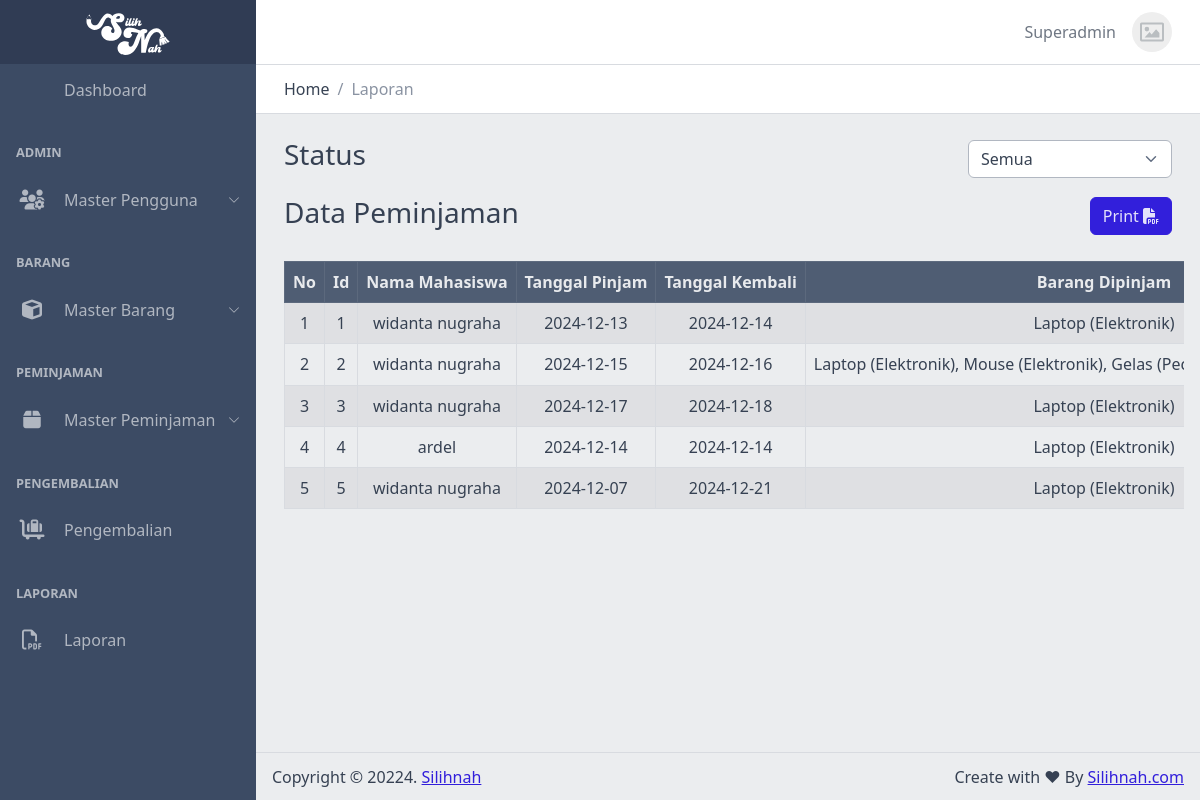
The page /views/admin/laporan.php (signed in) on the database its author committed.
### tables this page shows
CREATE TABLE `peminjaman` (
  `id_peminjaman` int NOT NULL,
  `id_mahasiswa` int NOT NULL,
  `tanggal_pinjam` date NOT NULL,
  `tanggal_kembali` date NOT NULL,
  `id_petugas` int DEFAULT NULL,
  `id_status` int DEFAULT NULL
);

CREATE TABLE `mahasiswa` (
  `id_mahasiswa` int NOT NULL,
  `id_user` int NOT NULL,
  `nim` varchar(10) DEFAULT NULL,
  `nama` varchar(255) DEFAULT NULL,
  `telpon` varchar(13) DEFAULT NULL,
  `jenis_kelamin` enum('Laki-Laki','Perempuan') DEFAULT NULL,
  `tanggal_lahir` date DEFAULT NULL,
  `alamat` text,
  `agama` enum('Hindu','Islam','Budha','Kristen','Katolik','Konghucu') DEFAULT NULL
);

### functions/connect.php (called while the page is built, shortened)
<?php
class Connect
{
    private $host = 'localhost';
    private $user = 'root';
    private $pass = '';
    private $db = 'silihnah';
    function __construct()
    {
        $this->conn = new mysqli($this->host, $this->user, $this->pass, $this->db);
    }
}

### functions/peminjaman.php (called while the page is built, shortened)
<?php
include 'connect.php';
class Peminjaman extends Connect
{
    public function getLaporanPeminjaman($status = null)
    {
        $query = "SELECT
        peminjaman.id_peminjaman,
        peminjaman.tanggal_pinjam,
        peminjaman.tanggal_kembali,
        peminjaman.id_status,
        mahasiswa.nama AS nama_mahasiswa,
        petugas.nama AS nama_petugas,
        status.nama_status AS nama_status,
        GROUP_CONCAT(CONCAT(barang.nama, ' (', kategori.nama, ')') SEPARATOR ', ') AS barang_dipinjam,
        GROUP_CONCAT(detail_peminjaman.jumlah SEPARATOR ', ') AS jumlah_barang
    FROM
        peminjaman
    LEFT JOIN
        detail_peminjaman ON peminjaman.id_peminjaman = detail_peminjaman.id_peminjaman
    LEFT JOIN
        barang ON detail_peminjaman.id_barang = barang.id_barang
    LEFT JOIN
        kategori ON barang.id_kategori = kategori.id_kategori
    LEFT JOIN
        mahasiswa ON peminjaman.id_mahasiswa = mahasiswa.id_mahasiswa
    LEFT JOIN
        petugas ON peminjaman.id_petugas = petugas.id_petugas
    LEFT JOIN
        status ON peminjaman.id_status = status.id_status";
        $query .= " GROUP BY peminjaman.id_peminjaman";
        $result = mysqli_query($this->conn, $query);
        $data = [];
        while ($row = mysqli_fetch_assoc($result)) {
            $data[] = $row;
        }
        return $data;
    }
}

### views/admin/laporan.php (the view, shortened to what this page needs)
<?php
include '../../functions/peminjaman.php';
$peminjaman = new Peminjaman();
$status = isset($_GET['status']) ? $_GET['status'] : null;
$data = $peminjaman->getLaporanPeminjaman($status);
?>
<!DOCTYPE html>
<html lang="en">
<head>
    <link rel="stylesheet" href="<?= BASE_URL; ?>/assets/css/vendors/simplebar.css">
    <link rel="stylesheet" href="<?= BASE_URL; ?>/assets/css/style.css">
    <link rel="stylesheet" href="<?= BASE_URL; ?>/assets/css/examples.css">
    <link rel="stylesheet" href="<?= BASE_URL; ?>/assets/css/main.css">
    <link rel="stylesheet" href="<?= BASE_URL; ?>/assets/vendors/simplebar/css/simplebar.css">
    <link rel="stylesheet" href="<?= BASE_URL; ?>/assets/vendors/@coreui/chartjs/css/coreui-chartjs.css">
    <link rel="stylesheet" href="<?= BASE_URL; ?>/assets/fontawesome/css/all.min.css">
    <link rel="stylesheet" href="<?= BASE_URL; ?>/assets/fontawesome/css/regular.min.css">
    <link rel="stylesheet" href="<?= BASE_URL; ?>/assets/fontawesome/css/solid.min.css">
    <link rel="stylesheet" href="<?= BASE_URL; ?>/assets/fontawesome/css/fontawesome.min.css">
    <link rel="stylesheet" href="<?= BASE_URL; ?>/assets/fontawesome/css/brands.min.css">
    <link rel="stylesheet" href="https://cdn.jsdelivr.net/npm/prismjs@1.23.0/themes/prism.css">
</head>
<body>
    <?php include('../templates/sidebar.php'); ?>
    <div class="wrapper d-flex flex-column min-vh-100 bg-light">
        <?php include('../templates/navbar.php'); ?>
        <div class="body flex-grow-1 px-3">
            <div class="container-fluid">
                <div class="row justify-content-center">
                    <div class="col">
                        <h3>Status</h3>
                    </div>
                    <div class="col col-xl-3 my-auto text-end">
                        <form id="filterStatus" action="" method="get">
                            <select id="status" name="status" class="form-select" onchange="submitForm()">
                                <option value="">Semua</option>
                            </select>
                        </form>
                    </div>
                </div>
                <div class="row justify-content-center my-3">
                    <div class="col">
                        <h3>Data Peminjaman</h3>
                    </div>
                    <div class="col my-auto text-end">
                        <button type="button" class="btn btn-primary" onclick="printReport()">Print <i class="fa-solid fa-file-pdf"></i></button>
                    </div>
                </div>
            </div>
            <div class="container-fluid">
                <div class="row">
                    <div class="div table-responsive">
                        <table id="data-table" class="table text-nowrap table-bordered table-striped text-center mt-2 align-middle">
                            <thead class="table-dark">
                                <tr>
                                    <th>No</th>
                                    <th>Id</th>
                                    <th>Nama Mahasiswa</th>
                                    <th>Tanggal Pinjam</th>
                                    <th>Tanggal Kembali</th>
                                    <th>Barang Dipinjam</th>
                                </tr>
                            </thead>
                            <tbody>
                                <?php if (empty($data)) : ?>
                                    <tr>
                                        <td colspan="9" style="text-align: center;">Data Kosong</td>
                                    </tr>
                                <?php else : ?>
                                    <?php $no = 1; ?>
                                    <?php foreach ($data as $row) : ?>
                                        <tr>
                                            <td><?= $no++; ?></td>
                                            <td><?= $row['id_peminjaman']; ?></td>
                                            <td><?= $row['nama_mahasiswa']; ?></td>
                                            <td><?= $row['tanggal_pinjam']; ?></td>
                                            <td><?= $row['tanggal_kembali']; ?></td>
                                            <td><?= $row['barang_dipinjam']; ?></td>
                                        </tr>
                                    <?php endforeach; ?>
                                <?php endif; ?>
                            </tbody>
                        </table>
                    </div>
                </div>
            </div>
            <?php include('../templates/footer.php'); ?>

### assets/css/main.css (style rules this page uses)
body { background-color: #e9ecef; }

### rows shown on the page
peminjaman: id_peminjaman "1", id_mahasiswa.nama "widanta nugraha", tanggal_pinjam "2024-12-13", tanggal_kembali "2024-12-14", barang_dipinjam "Laptop (Elektronik)"
peminjaman: id_peminjaman "2", id_mahasiswa.nama "widanta nugraha", tanggal_pinjam "2024-12-15", tanggal_kembali "2024-12-16", barang_dipinjam "Laptop (Elektronik), Mouse (Elektronik), Gelas…"
peminjaman: id_peminjaman "3", id_mahasiswa.nama "widanta nugraha", tanggal_pinjam "2024-12-17", tanggal_kembali "2024-12-18", barang_dipinjam "Laptop (Elektronik)"
peminjaman: id_peminjaman "4", id_mahasiswa.nama "ardel", tanggal_pinjam "2024-12-14", tanggal_kembali "2024-12-14", barang_dipinjam "Laptop (Elektronik)"
peminjaman: id_peminjaman "5", id_mahasiswa.nama "widanta nugraha", tanggal_pinjam "2024-12-07", tanggal_kembali "2024-12-21", barang_dipinjam "Laptop (Elektronik)"

### other values the page prints
$_SESSION['user']['username'] "Superadmin"
$title "Laporan"
